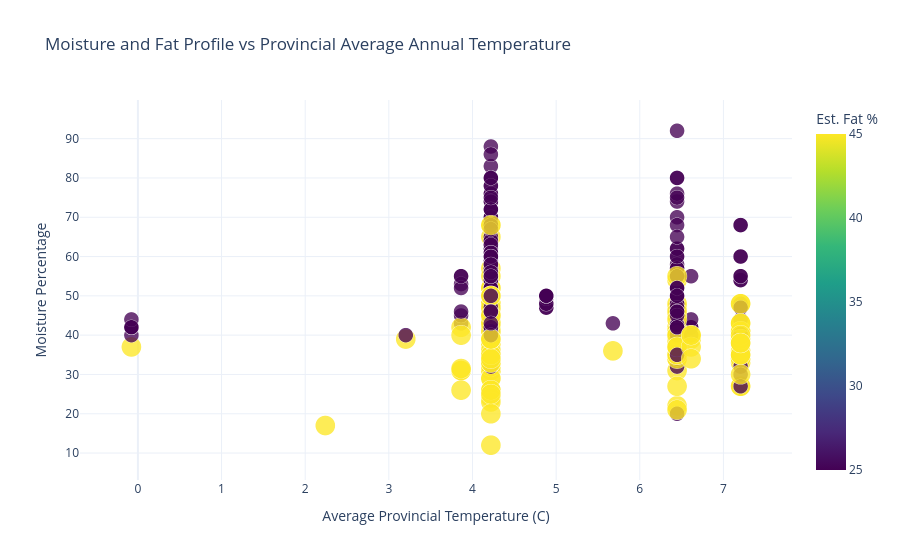

The notebook cell saved with this chart:
### Markdown cell above
## Visualization 1 Introduction

The first chart examines how cheese moisture and fat intensity vary as provincial average annual temperature changes.

### Code cell
viz1_df = analysis_df.dropna(subset=["AverageAnnualTemperature", "MoisturePercent"]).copy()

fig1 = px.scatter(
    viz1_df,
    x="AverageAnnualTemperature",
    y="MoisturePercent",
    size="EstimatedFatPercent",
    color="EstimatedFatPercent",
    color_continuous_scale="Viridis",
    hover_data={
        "CheeseName": True,
        "MilkTypeEn": True,
        "Province": True,
        "FatLevelClean": True,
        "AverageAnnualTemperature": ":.2f",
        "MoisturePercent": ":.2f",
        "EstimatedFatPercent": ":.1f",
    },
    title="Moisture and Fat Profile vs Provincial Average Annual Temperature",
    labels={
        "AverageAnnualTemperature": "Average Provincial Temperature (C)",
        "MoisturePercent": "Moisture Percentage",
        "EstimatedFatPercent": "Estimated Fat Percentage",
    },
    template="plotly_white",
    opacity=0.78,
)

fig1.update_traces(marker=dict(line=dict(width=0.5, color="white")))
fig1.update_layout(coloraxis_colorbar_title="Est. Fat %")
fig1.show()

### Figure 1 — Plotly figure (JSON) as saved in the notebook; plotly's stock layout.template omitted (floating-point values rounded to 4 significant figures; data arrays with more than 128 entries replaced by an {"elided": "..."} marker saying what was removed)
{"data": [{"customdata": {"elided": "1042x5 mixed values"}, "hovertemplate": "Average Provincial Temperature (C)=%{x:.2f}<br>Moisture Percentage=%{y:.2f}<br>Estimated Fat Percentage=%{marker.color:.1f}<br>CheeseName=%{customdata[0]}<br>MilkTypeEn=%{customdata[1]}<br>Province=%{customdata[2]}<br>FatLevelClean=%{customdata[3]}<extra></extra>", "legendgroup": "", "marker": {"color": {"elided": "1042 float values"}, "coloraxis": "coloraxis", "line": {"color": "white", "width": 0.5}, "opacity": 0.78, "size": {"elided": "1042 float values"}, "sizemode": "area", "sizeref": 0.1125, "symbol": "circle"}, "mode": "markers", "name": "", "showlegend": false, "type": "scattergl", "x": {"elided": "1042 float values"}, "xaxis": "x", "y": {"elided": "1042 float values"}, "yaxis": "y"}], "layout": {"coloraxis": {"colorbar": {"title": {"text": "Est. Fat %"}}, "colorscale": [[0.0, "#440154"], [0.1111, "#482878"], [0.2222, "#3e4989"], [0.3333, "#31688e"], [0.4444, "#26828e"], [0.5556, "#1f9e89"], [0.6667, "#35b779"], [0.7778, "#6ece58"], [0.8889, "#b5de2b"], [1.0, "#fde725"]]}, "legend": {"itemsizing": "constant", "tracegroupgap": 0}, "title": {"text": "Moisture and Fat Profile vs Provincial Average Annual Temperature"}, "xaxis": {"anchor": "y", "domain": [0.0, 1.0], "title": {"text": "Average Provincial Temperature (C)"}}, "yaxis": {"anchor": "x", "domain": [0.0, 1.0], "title": {"text": "Moisture Percentage"}}}}
